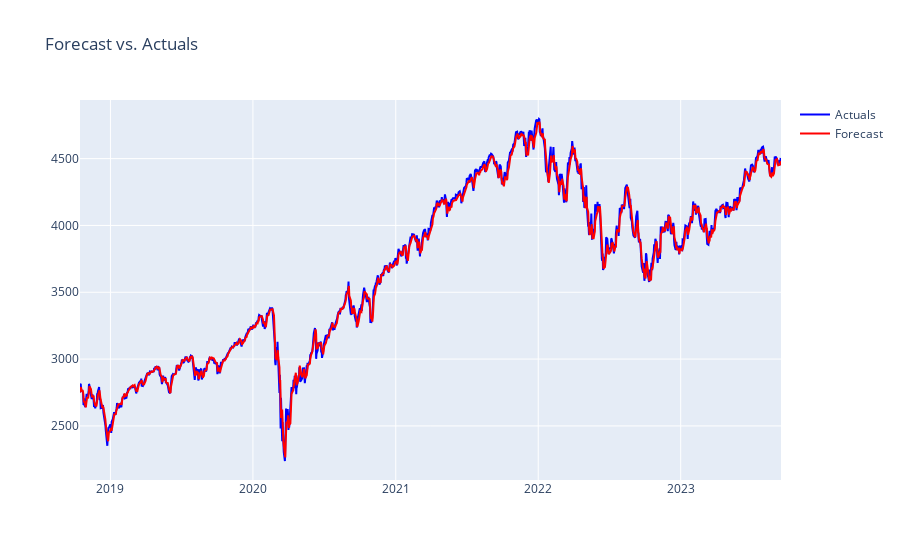

This figure's notebook cell:
### Markdown cell above
### **Evaluating the Model**

### Code cell
#Plotting the forecast vs actual values
results_df = pd.DataFrame()
results_df['Date'] = test_df['DATE']
results_df['Actuals'] = y_test
results_df['Forecast'] = preds

fig2 = go.Figure()
fig2.add_trace(go.Scatter(x=results_df['Date'], y=results_df['Actuals'], mode='lines', name='Actuals',line=dict(color='blue')))
fig2.add_trace(go.Scatter(x=results_df['Date'], y=results_df['Forecast'], mode='lines', name='Forecast',line=dict(color='red')))
fig2.update_layout(title_text='Forecast vs. Actuals')
fig2.show()

### Figure 1 — Plotly figure (JSON) as saved in the notebook; plotly's stock layout.template omitted (floating-point values rounded to 4 significant figures; data arrays with more than 128 entries replaced by an {"elided": "..."} marker saying what was removed)
{"data": [{"line": {"color": "blue"}, "mode": "lines", "name": "Actuals", "type": "scatter", "x": {"elided": "1238 str values"}, "y": {"elided": "1238 float values"}}, {"line": {"color": "red"}, "mode": "lines", "name": "Forecast", "type": "scatter", "x": {"elided": "1238 str values"}, "y": {"elided": "1238 float values"}}], "layout": {"title": {"text": "Forecast vs. Actuals"}}}
